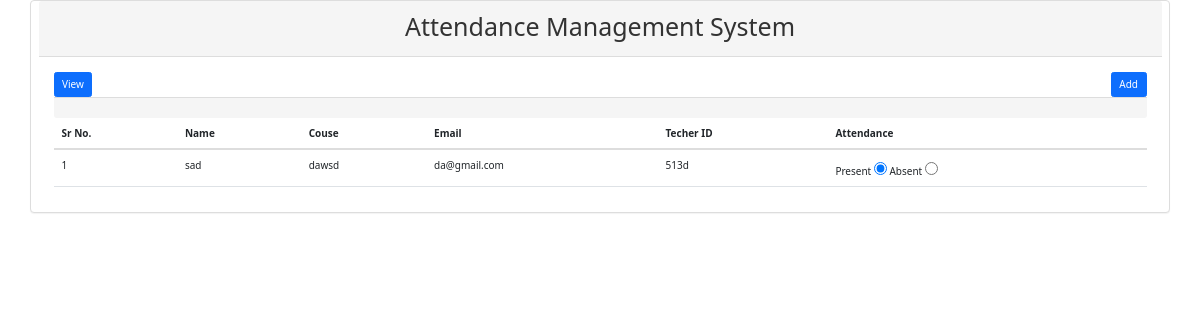
Screenshot of /tviewp2.php?date=08-02-22 with the database file from the repository.
### tables this page shows
CREATE TABLE `teachattendance2` (
  `at_id` int(11) NOT NULL,
  `value` varchar(50) NOT NULL,
  `reg_id` int(11) NOT NULL,
  `date` varchar(30) NOT NULL DEFAULT current_timestamp()
);

CREATE TABLE `teach2` (
  `reg_id` int(11) NOT NULL,
  `name` varchar(50) NOT NULL,
  `fname` varchar(50) NOT NULL,
  `email` varchar(100) NOT NULL,
  `roll` varchar(10) NOT NULL
);

### tviewp2.php (the view, shortened to what this page needs)
<?php include_once('connection.php'); ?>
<!DOCTYPE html>
<html lang="en">
<head>
 <link href="https://cdn.jsdelivr.net/npm/bootstrap@5.1.3/dist/css/bootstrap.min.css" rel="stylesheet">
<link rel="stylesheet" href="bootstrap/bootstrap.min.css">
  <link rel="stylesheet" href="https://maxcdn.bootstrapcdn.com/bootstrap/3.4.1/css/bootstrap.min.css">
 <link href="https://cdn.jsdelivr.net/npm/bootstrap@5.1.3/dist/css/bootstrap.min.css" rel="stylesheet">
</head>
<body>
 <div class="panel panel-default container">
  <div class="panel-heading">
    <h1 style="text-align : center">Attendance Management System</h1>
  </div>
  <div class="panel-body">
   <a href="#" class="btn btn-primary">View</a>
   <a href="tadd2.php" class="btn btn-primary pull-right" style="float:right">Add</a>
  <form method="post">
     <div class="table-responsive">
  <table class="table">
   <thead>
   <tr>
    <th>Sr No.</th>
    <th>Name</th>
    <th>Couse</th>
    <th>Email</th>
    <th>Techer ID</th>
    <th>Attendance</th>
   </tr>
   </thead>
     <?php
     if($_GET['date']){
      $date = $_GET['date'];
      $query = "select teach2.*,teachattendance2.* from teachattendance2
      inner join teach2 on teachattendance2.reg_id=teach2.reg_id and teachattendance2.date = '$date'";
      $result = $link->query($query);
      if($result->num_rows>0){
       $i=0;
       while($val=$result->fetch_assoc()){
         $i++;
     ?>
   <tr>
    <td><?php echo $i; ?></td>
    <td><?php echo $val['name']; ?></td>
     <td><?php echo $val['fname']; ?></td>
      <td><?php echo $val['email']; ?></td>
      <td><?php echo $val['roll']; ?></td>
      <td>
       Present <input type="radio" value="Present"
       <?php
         if($val['value']=='Present')
         echo 'checked';
       ?>
       >
       Absent <input type="radio" value="Absent"
       <?php
         if($val['value']=='Absent')
         echo 'checked';
       ?>
       >
      </td>
   </tr>
      <?php }}} ?>
       </div>
  </div>
  <div class="panel-footer">
  </div>
 </div>
</body>
</html>

### rows the page displays
teachattendance2: teach2.name "sad", teach2.fname "dawsd", teach2.email "da@gmail.com", teach2.roll "513d", value "☑"
